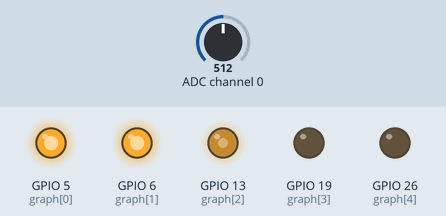
The program below on a simulated Raspberry Pi (BCM pin numbers). Shown: output pins drawn as LEDs (lit = HIGH). The inputs (shaded band) are chosen by the test bench; at power-on: ADC channel 0 = 512 (analog values on the 0–1023 scale).

Above: at 1.2 s.
1.3 s: ADC channel 0 set to 716
At 2.5 s:
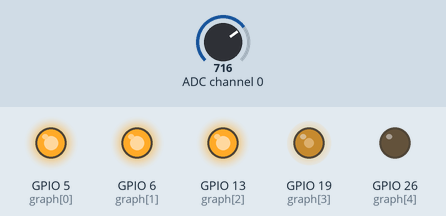
2.8 s: ADC channel 0 set to 900
At 3.6 s:
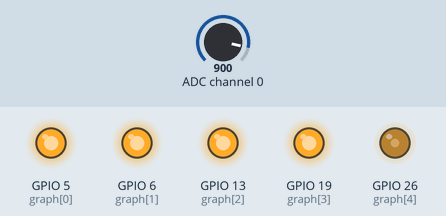
4.3 s: ADC channel 0 set to 1023
At 4.7 s:
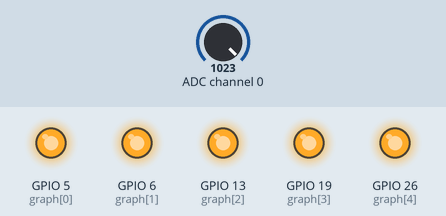
5.8 s: ADC channel 0 set to 306
At 6.2 s:
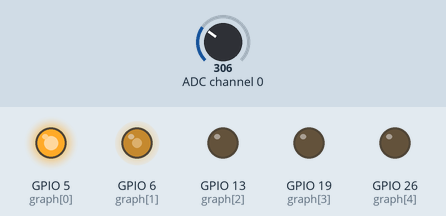
7.3 s: ADC channel 0 set to 122
At 8.4 s:
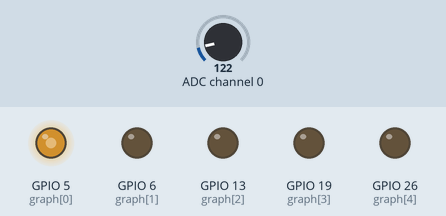
Timing chart, 0 to 9.8 s (numbered marks = the images above; inputs shaded):
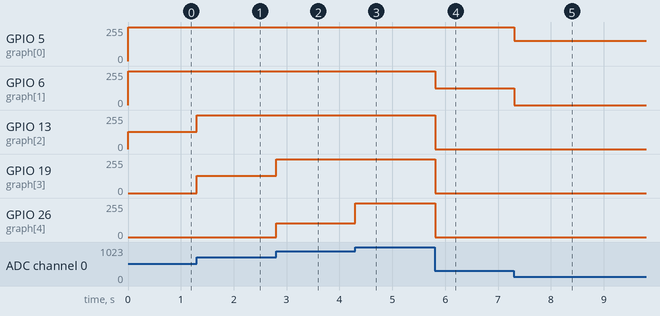

Measured:
- after the input at 1.3 s, GPIO 13 (graph[2]): 128/255 → 255/255 at once; GPIO 19 (graph[3]): 0/255 → 128/255 at once
- after the input at 2.8 s, GPIO 19 (graph[3]): 128/255 → 255/255 at once; GPIO 26 (graph[4]): 0/255 → 102/255 at once
- after the input at 4.3 s, GPIO 26 (graph[4]): 102/255 → 255/255 at once
- after the input at 5.8 s, GPIO 6 (graph[1]): 255/255 → 127/255 at once; GPIO 13 (graph[2]), GPIO 19 (graph[3]), GPIO 26 (graph[4]): 255/255 → 0/255 at once
- after the input at 7.3 s, GPIO 5 (graph[0]): 255/255 → 153/255 at once; GPIO 6 (graph[1]): 127/255 → 0/255 at once

The program:

5._ADC_potentiometer_LEDBargraph.py
```python
from gpiozero import LEDBarGraph, MCP3008  #import LEDBarGraph and MCP3008 classes from gpiozero library
from signal import pause #Import the pause function from signal module

# Create an MCP3008 object called pot that refers to channel 0
pot = MCP3008(0)

# Create an LEDBarGraph object called graph with 5 LEDS connected to GPIO pins 5,6,13,19,26
graph = LEDBarGraph(5, 6, 13, 19, 26, pwm = True)

try:
    #Set the LEDBarGraph source to the pot input
    graph.source = pot

    #Wait for signals (program will run ntil terminated)
    pause()

except KeyboardInterrupt:
    print("Keyboard Interrupt detected, Exiting Program")
    
```
